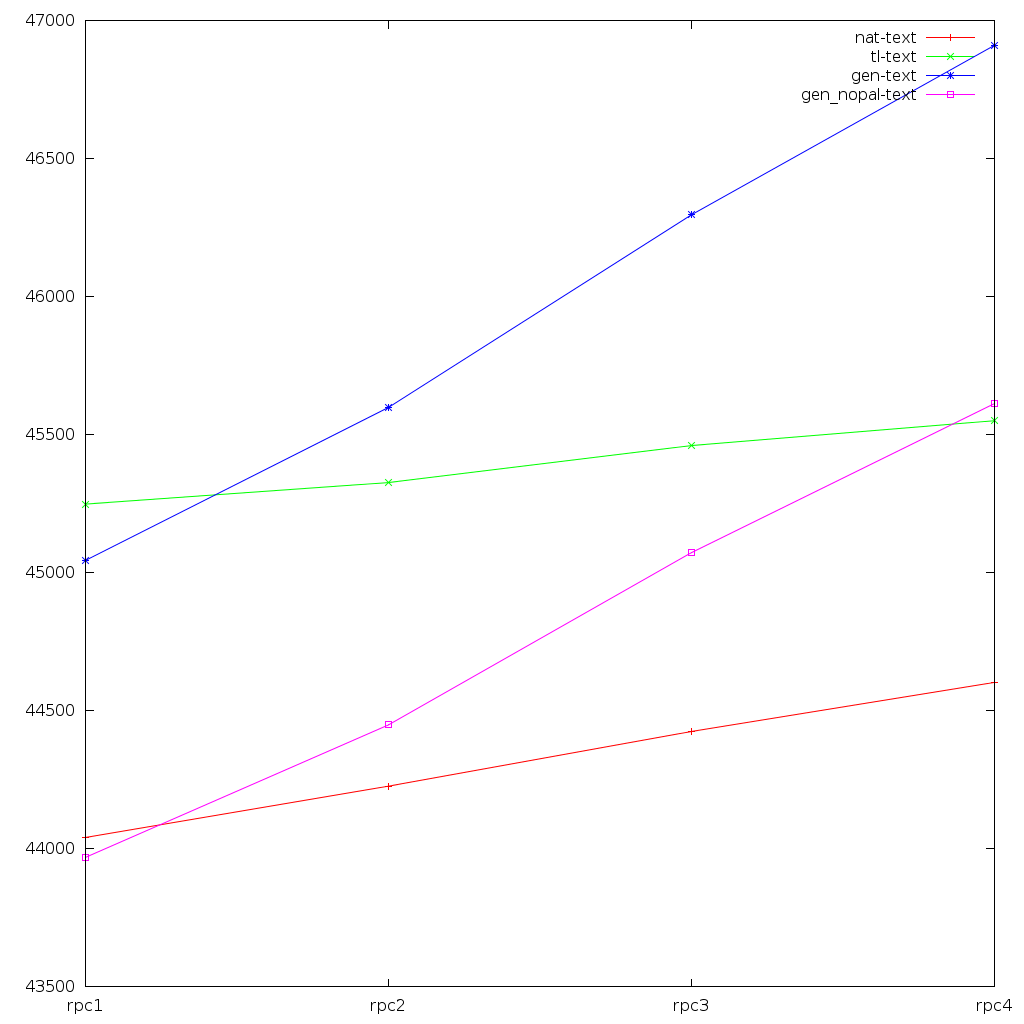

This chart was generated by the following Python code:
import gnuplot
import os

script = """
set terminal pngcairo size 1024, 1024
set output '%(outfile)s.png'
set key inside right top vertical Right noreverse noenhanced autotitles nobox

set style data linespoints
set palette gray

set auto x
set auto y

plot '%(infile)s' using 2:xtic(1) title columnheader(2), for [i=3:5] '' using i title columnheader(i)
"""

def plot(path, values_, (apps_, variants_, measurements_)):
    measurements = ["text"]
    assert set(measurements).issubset(set(measurements_)), str(measurements_)

    apps = ["rpc1", "rpc2", "rpc3", "rpc4"]
    assert set(apps).issubset(set(apps_)), str(apps_)

    variants = ["nat", "tl", "gen"]
    assert set(variants).issubset(set(variants_)), str(variants_)

    values = {}
    for a in apps:
        for v in variants:
            values[(a,v,"text")] = values_[(a,v,"text")]
        values[(a,"gen_nopal", "text")] = values_[(a,"gen","text")] - values_[(a, "pal", "text")]

    variants.append("gen_nopal")
    plotdata = gnuplot.linespoints(values, apps, variants, measurements)

    config = {'outfile': os.path.join(path, "pt_text")}
    gnuplot.plot(script, config, plotdata)
